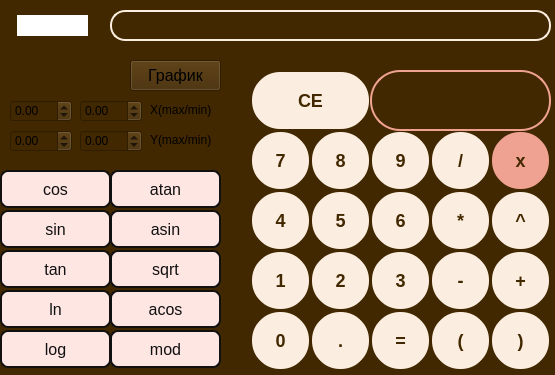
<?xml version="1.0" encoding="UTF-8"?>
<ui version="4.0">
 <class>MainWindow</class>
 <widget class="QMainWindow" name="MainWindow">
  <property name="geometry">
   <rect>
    <x>0</x>
    <y>0</y>
    <width>555</width>
    <height>375</height>
   </rect>
  </property>
  <property name="mouseTracking">
   <bool>false</bool>
  </property>
  <property name="windowTitle">
   <string>MainWindow</string>
  </property>
  <property name="styleSheet">
   <string notr="true">background-color: #422800;</string>
  </property>
  <widget class="QWidget" name="centralwidget">
   <widget class="QLabel" name="result_window">
    <property name="geometry">
     <rect>
      <x>110</x>
      <y>10</y>
      <width>441</width>
      <height>31</height>
     </rect>
    </property>
    <property name="font">
     <font>
      <pointsize>-1</pointsize>
      <bold>true</bold>
     </font>
    </property>
    <property name="layoutDirection">
     <enum>Qt::LeftToRight</enum>
    </property>
    <property name="styleSheet">
     <string notr="true">QLabel {
  background-color: #422800;
  border: 2px solid #fbeee0;
  border-radius: 15px;
  color: #fbeee0;
  font-weight: 600;
  font-size: 18px;
  padding: 0 18px;
  line-height: 50px;
  text-align: center;
}</string>
    </property>
    <property name="text">
     <string/>
    </property>
    <property name="alignment">
     <set>Qt::AlignRight|Qt::AlignTrailing|Qt::AlignVCenter</set>
    </property>
   </widget>
   <widget class="QPushButton" name="number_7">
    <property name="geometry">
     <rect>
      <x>250</x>
      <y>130</y>
      <width>61</width>
      <height>61</height>
     </rect>
    </property>
    <property name="styleSheet">
     <string notr="true">QPushButton {
  background-color: #fbeee0;
  border: 2px solid #422800;
  border-radius: 30px;
  color: #422800;
  font-weight: 600;
  font-size: 18px;
  padding: 0 18px;
  line-height: 50px;
  text-align: center;
}</string>
    </property>
    <property name="text">
     <string>7</string>
    </property>
    <property name="iconSize">
     <size>
      <width>50</width>
      <height>50</height>
     </size>
    </property>
   </widget>
   <widget class="QPushButton" name="number_8">
    <property name="geometry">
     <rect>
      <x>310</x>
      <y>130</y>
      <width>61</width>
      <height>61</height>
     </rect>
    </property>
    <property name="styleSheet">
     <string notr="true">QPushButton {
  background-color: #fbeee0;
  border: 2px solid #422800;
  border-radius: 30px;
  color: #422800;
  font-weight: 600;
  font-size: 18px;
  padding: 0 18px;
  line-height: 50px;
  text-align: center;
}</string>
    </property>
    <property name="text">
     <string>8</string>
    </property>
    <property name="iconSize">
     <size>
      <width>50</width>
      <height>50</height>
     </size>
    </property>
   </widget>
   <widget class="QPushButton" name="number_9">
    <property name="geometry">
     <rect>
      <x>370</x>
      <y>130</y>
      <width>61</width>
      <height>61</height>
     </rect>
    </property>
    <property name="styleSheet">
     <string notr="true">QPushButton {
  background-color: #fbeee0;
  border: 2px solid #422800;
  border-radius: 30px;
  color: #422800;
  font-weight: 600;
  font-size: 18px;
  padding: 0 18px;
  line-height: 50px;
  text-align: center;
}</string>
    </property>
    <property name="text">
     <string>9</string>
    </property>
    <property name="iconSize">
     <size>
      <width>50</width>
      <height>50</height>
     </size>
    </property>
   </widget>
   <widget class="QPushButton" name="button_div">
    <property name="geometry">
     <rect>
      <x>430</x>
      <y>130</y>
      <width>61</width>
      <height>61</height>
     </rect>
    </property>
    <property name="styleSheet">
     <string notr="true">QPushButton {
  background-color: #fbeee0;
  border: 2px solid #422800;
  border-radius: 30px;
  color: #422800;
  font-weight: 600;
  font-size: 18px;
  padding: 0 18px;
  line-height: 50px;
  text-align: center;
}</string>
    </property>
    <property name="text">
     <string>/</string>
    </property>
    <property name="iconSize">
     <size>
      <width>50</width>
      <height>50</height>
     </size>
    </property>
   </widget>
   <widget class="QPushButton" name="button_mult">
    <property name="geometry">
     <rect>
      <x>430</x>
      <y>190</y>
      <width>61</width>
      <height>61</height>
     </rect>
    </property>
    <property name="styleSheet">
     <string notr="true">QPushButton {
  background-color: #fbeee0;
  border: 2px solid #422800;
  border-radius: 30px;
  color: #422800;
  font-weight: 600;
  font-size: 18px;
  padding: 0 18px;
  line-height: 50px;
  text-align: center;
}</string>
    </property>
    <property name="text">
     <string>*</string>
    </property>
    <property name="iconSize">
     <size>
      <width>50</width>
      <height>50</height>
     </size>
    </property>
   </widget>
   <widget class="QPushButton" name="number_4">
    <property name="geometry">
     <rect>
      <x>250</x>
      <y>190</y>
      <width>61</width>
      <height>61</height>
     </rect>
    </property>
    <property name="styleSheet">
     <string notr="true">QPushButton {
  background-color: #fbeee0;
  border: 2px solid #422800;
  border-radius: 30px;
  color: #422800;
  font-weight: 600;
  font-size: 18px;
  padding: 0 18px;
  line-height: 50px;
  text-align: center;
}</string>
    </property>
    <property name="text">
     <string>4</string>
    </property>
    <property name="iconSize">
     <size>
      <width>50</width>
      <height>50</height>
     </size>
    </property>
   </widget>
   <widget class="QPushButton" name="mod">
    <property name="geometry">
     <rect>
      <x>110</x>
      <y>330</y>
      <width>111</width>
      <height>38</height>
     </rect>
    </property>
    <property name="font">
     <font>
      <family>.AppleSystemUIFont</family>
      <pointsize>-1</pointsize>
      <underline>false</underline>
      <strikeout>false</strikeout>
     </font>
    </property>
    <property name="styleSheet">
     <string notr="true">QPushButton{
  background-color: #fee6e3;
  border: 2px solid #111;
  border-radius: 8px;
  color: #111;
  font-size: 16px;
  height: 48px;
  line-height: 24px;
  max-width: 100%;
  padding: 0 25px;
  position: relative;
  text-align: center;
}</string>
    </property>
    <property name="text">
     <string>mod</string>
    </property>
    <property name="iconSize">
     <size>
      <width>50</width>
      <height>50</height>
     </size>
    </property>
   </widget>
   <widget class="QPushButton" name="number_6">
    <property name="geometry">
     <rect>
      <x>370</x>
      <y>190</y>
      <width>61</width>
      <height>61</height>
     </rect>
    </property>
    <property name="styleSheet">
     <string notr="true">QPushButton {
  background-color: #fbeee0;
  border: 2px solid #422800;
  border-radius: 30px;
  color: #422800;
  font-weight: 600;
  font-size: 18px;
  padding: 0 18px;
  line-height: 50px;
  text-align: center;
}</string>
    </property>
    <property name="text">
     <string>6</string>
    </property>
    <property name="iconSize">
     <size>
      <width>50</width>
      <height>50</height>
     </size>
    </property>
   </widget>
   <widget class="QPushButton" name="number_5">
    <property name="geometry">
     <rect>
      <x>310</x>
      <y>190</y>
      <width>61</width>
      <height>61</height>
     </rect>
    </property>
    <property name="styleSheet">
     <string notr="true">QPushButton {
  background-color: #fbeee0;
  border: 2px solid #422800;
  border-radius: 30px;
  color: #422800;
  font-weight: 600;
  font-size: 18px;
  padding: 0 18px;
  line-height: 50px;
  text-align: center;
}</string>
    </property>
    <property name="text">
     <string>5</string>
    </property>
    <property name="iconSize">
     <size>
      <width>50</width>
      <height>50</height>
     </size>
    </property>
   </widget>
   <widget class="QPushButton" name="button_minus">
    <property name="geometry">
     <rect>
      <x>430</x>
      <y>250</y>
      <width>61</width>
      <height>61</height>
     </rect>
    </property>
    <property name="styleSheet">
     <string notr="true">QPushButton {
  background-color: #fbeee0;
  border: 2px solid #422800;
  border-radius: 30px;
  color: #422800;
  font-weight: 600;
  font-size: 18px;
  padding: 0 18px;
  line-height: 50px;
  text-align: center;
}</string>
    </property>
    <property name="text">
     <string>-</string>
    </property>
    <property name="iconSize">
     <size>
      <width>50</width>
      <height>50</height>
     </size>
    </property>
   </widget>
   <widget class="QPushButton" name="number_1">
    <property name="geometry">
     <rect>
      <x>250</x>
      <y>250</y>
      <width>61</width>
      <height>61</height>
     </rect>
    </property>
    <property name="styleSheet">
     <string notr="true">QPushButton {
  background-color: #fbeee0;
  border: 2px solid #422800;
  border-radius: 30px;
  color: #422800;
  font-weight: 600;
  font-size: 18px;
  padding: 0 18px;
  line-height: 50px;
  text-align: center;
}</string>
    </property>
    <property name="text">
     <string>1</string>
    </property>
    <property name="iconSize">
     <size>
      <width>50</width>
      <height>50</height>
     </size>
    </property>
   </widget>
   <widget class="QPushButton" name="button_pow">
    <property name="geometry">
     <rect>
      <x>490</x>
      <y>190</y>
      <width>61</width>
      <height>61</height>
     </rect>
    </property>
    <property name="styleSheet">
     <string notr="true">QPushButton {
  background-color: #fbeee0;
  border: 2px solid #422800;
  border-radius: 30px;
  color: #422800;
  font-weight: 600;
  font-size: 18px;
  padding: 0 18px;
  line-height: 50px;
  text-align: center;
}</string>
    </property>
    <property name="text">
     <string>^</string>
    </property>
    <property name="iconSize">
     <size>
      <width>50</width>
      <height>50</height>
     </size>
    </property>
   </widget>
   <widget class="QPushButton" name="number_3">
    <property name="geometry">
     <rect>
      <x>370</x>
      <y>250</y>
      <width>61</width>
      <height>61</height>
     </rect>
    </property>
    <property name="styleSheet">
     <string notr="true">QPushButton {
  background-color: #fbeee0;
  border: 2px solid #422800;
  border-radius: 30px;
  color: #422800;
  font-weight: 600;
  font-size: 18px;
  padding: 0 18px;
  line-height: 50px;
  text-align: center;
}</string>
    </property>
    <property name="text">
     <string>3</string>
    </property>
    <property name="iconSize">
     <size>
      <width>50</width>
      <height>50</height>
     </size>
    </property>
   </widget>
   <widget class="QPushButton" name="number_2">
    <property name="geometry">
     <rect>
      <x>310</x>
      <y>250</y>
      <width>61</width>
      <height>61</height>
     </rect>
    </property>
    <property name="styleSheet">
     <string notr="true">QPushButton {
  background-color: #fbeee0;
  border: 2px solid #422800;
  border-radius: 30px;
  color: #422800;
  font-weight: 600;
  font-size: 18px;
  padding: 0 18px;
  line-height: 50px;
  text-align: center;
}</string>
    </property>
    <property name="text">
     <string>2</string>
    </property>
    <property name="iconSize">
     <size>
      <width>50</width>
      <height>50</height>
     </size>
    </property>
   </widget>
   <widget class="QPushButton" name="button_open">
    <property name="geometry">
     <rect>
      <x>430</x>
      <y>310</y>
      <width>61</width>
      <height>61</height>
     </rect>
    </property>
    <property name="styleSheet">
     <string notr="true">QPushButton {
  background-color: #fbeee0;
  border: 2px solid #422800;
  border-radius: 30px;
  color: #422800;
  font-weight: 600;
  font-size: 18px;
  padding: 0 18px;
  line-height: 50px;
  text-align: center;
}</string>
    </property>
    <property name="text">
     <string>(</string>
    </property>
    <property name="iconSize">
     <size>
      <width>50</width>
      <height>50</height>
     </size>
    </property>
   </widget>
   <widget class="QPushButton" name="number_0">
    <property name="geometry">
     <rect>
      <x>250</x>
      <y>310</y>
      <width>61</width>
      <height>61</height>
     </rect>
    </property>
    <property name="font">
     <font>
      <pointsize>-1</pointsize>
      <italic>false</italic>
      <bold>true</bold>
     </font>
    </property>
    <property name="styleSheet">
     <string notr="true">QPushButton {
  background-color: #fbeee0;
  border: 2px solid #422800;
  border-radius: 30px;
  color: #422800;
  font-weight: 600;
  font-size: 18px;
  padding: 0 18px;
  line-height: 50px;
  text-align: center;
}</string>
    </property>
    <property name="text">
     <string>0</string>
    </property>
    <property name="icon">
     <iconset>
      <normaloff>icons8-1-48.png</normaloff>icons8-1-48.png</iconset>
    </property>
    <property name="iconSize">
     <size>
      <width>60</width>
      <height>60</height>
     </size>
    </property>
    <property name="checkable">
     <bool>false</bool>
    </property>
    <property name="flat">
     <bool>false</bool>
    </property>
   </widget>
   <widget class="QPushButton" name="button_close">
    <property name="geometry">
     <rect>
      <x>490</x>
      <y>310</y>
      <width>61</width>
      <height>61</height>
     </rect>
    </property>
    <property name="styleSheet">
     <string notr="true">QPushButton {
  background-color: #fbeee0;
  border: 2px solid #422800;
  border-radius: 30px;
  color: #422800;
  font-weight: 600;
  font-size: 18px;
  padding: 0 18px;
  line-height: 50px;
  text-align: center;
}</string>
    </property>
    <property name="text">
     <string>)</string>
    </property>
    <property name="iconSize">
     <size>
      <width>50</width>
      <height>50</height>
     </size>
    </property>
   </widget>
   <widget class="QPushButton" name="show_result">
    <property name="geometry">
     <rect>
      <x>370</x>
      <y>310</y>
      <width>61</width>
      <height>61</height>
     </rect>
    </property>
    <property name="styleSheet">
     <string notr="true">QPushButton {
  background-color: #fbeee0;
  border: 2px solid #422800;
  border-radius: 30px;
  color: #422800;
  font-weight: 600;
  font-size: 18px;
  padding: 0 18px;
  line-height: 50px;
  text-align: center;
}</string>
    </property>
    <property name="text">
     <string>=</string>
    </property>
    <property name="iconSize">
     <size>
      <width>50</width>
      <height>50</height>
     </size>
    </property>
   </widget>
   <widget class="QPushButton" name="button_dot">
    <property name="geometry">
     <rect>
      <x>310</x>
      <y>310</y>
      <width>61</width>
      <height>61</height>
     </rect>
    </property>
    <property name="styleSheet">
     <string notr="true">QPushButton {
  background-color: #fbeee0;
  border: 2px solid #422800;
  border-radius: 30px;
  color: #422800;
  font-weight: 600;
  font-size: 18px;
  padding: 0 18px;
  line-height: 50px;
  text-align: center;
}</string>
    </property>
    <property name="text">
     <string>.</string>
    </property>
    <property name="iconSize">
     <size>
      <width>50</width>
      <height>50</height>
     </size>
    </property>
   </widget>
   <widget class="QPushButton" name="cos">
    <property name="geometry">
     <rect>
      <x>0</x>
      <y>170</y>
      <width>111</width>
      <height>38</height>
     </rect>
    </property>
    <property name="styleSheet">
     <string notr="true">QPushButton{
  background-color: #fee6e3;
  border: 2px solid #111;
  border-radius: 8px;
  color: #111;
  font-size: 16px;
  height: 48px;
  line-height: 24px;
  max-width: 100%;
  padding: 0 25px;
  position: relative;
  text-align: center;
}</string>
    </property>
    <property name="text">
     <string>cos</string>
    </property>
    <property name="iconSize">
     <size>
      <width>50</width>
      <height>50</height>
     </size>
    </property>
   </widget>
   <widget class="QPushButton" name="acos">
    <property name="geometry">
     <rect>
      <x>110</x>
      <y>290</y>
      <width>111</width>
      <height>38</height>
     </rect>
    </property>
    <property name="styleSheet">
     <string notr="true">QPushButton{
  background-color: #fee6e3;
  border: 2px solid #111;
  border-radius: 8px;
  color: #111;
  font-size: 16px;
  height: 48px;
  line-height: 24px;
  max-width: 100%;
  padding: 0 25px;
  position: relative;
  text-align: center;
}</string>
    </property>
    <property name="text">
     <string>acos</string>
    </property>
    <property name="iconSize">
     <size>
      <width>50</width>
      <height>50</height>
     </size>
    </property>
   </widget>
   <widget class="QPushButton" name="tan">
    <property name="geometry">
     <rect>
      <x>0</x>
      <y>250</y>
      <width>111</width>
      <height>38</height>
     </rect>
    </property>
    <property name="styleSheet">
     <string notr="true">QPushButton{
  background-color: #fee6e3;
  border: 2px solid #111;
  border-radius: 8px;
  color: #111;
  font-size: 16px;
  height: 48px;
  line-height: 24px;
  max-width: 100%;
  padding: 0 25px;
  position: relative;
  text-align: center;
}</string>
    </property>
    <property name="text">
     <string>tan</string>
    </property>
    <property name="iconSize">
     <size>
      <width>50</width>
      <height>50</height>
     </size>
    </property>
   </widget>
   <widget class="QPushButton" name="sin">
    <property name="geometry">
     <rect>
      <x>0</x>
      <y>210</y>
      <width>111</width>
      <height>38</height>
     </rect>
    </property>
    <property name="styleSheet">
     <string notr="true">QPushButton{
  background-color: #fee6e3;
  border: 2px solid #111;
  border-radius: 8px;
  color: #111;
  font-size: 16px;
  height: 48px;
  line-height: 24px;
  max-width: 100%;
  padding: 0 25px;
  position: relative;
  text-align: center;
}</string>
    </property>
    <property name="text">
     <string>sin</string>
    </property>
    <property name="iconSize">
     <size>
      <width>50</width>
      <height>50</height>
     </size>
    </property>
   </widget>
   <widget class="QPushButton" name="ln">
    <property name="geometry">
     <rect>
      <x>0</x>
      <y>290</y>
      <width>111</width>
      <height>38</height>
     </rect>
    </property>
    <property name="styleSheet">
     <string notr="true">QPushButton{
  background-color: #fee6e3;
  border: 2px solid #111;
  border-radius: 8px;
  color: #111;
  font-size: 16px;
  height: 48px;
  line-height: 24px;
  max-width: 100%;
  padding: 0 25px;
  position: relative;
  text-align: center;
}</string>
    </property>
    <property name="text">
     <string>ln</string>
    </property>
    <property name="iconSize">
     <size>
      <width>50</width>
      <height>50</height>
     </size>
    </property>
   </widget>
   <widget class="QPushButton" name="asin">
    <property name="geometry">
     <rect>
      <x>110</x>
      <y>210</y>
      <width>111</width>
      <height>38</height>
     </rect>
    </property>
    <property name="styleSheet">
     <string notr="true">QPushButton{
  background-color: #fee6e3;
  border: 2px solid #111;
  border-radius: 8px;
  color: #111;
  font-size: 16px;
  height: 48px;
  line-height: 24px;
  max-width: 100%;
  padding: 0 25px;
  position: relative;
  text-align: center;
}</string>
    </property>
    <property name="text">
     <string>asin</string>
    </property>
    <property name="iconSize">
     <size>
      <width>50</width>
      <height>50</height>
     </size>
    </property>
   </widget>
   <widget class="QPushButton" name="sqrt">
    <property name="geometry">
     <rect>
      <x>110</x>
      <y>250</y>
      <width>111</width>
      <height>38</height>
     </rect>
    </property>
    <property name="styleSheet">
     <string notr="true">QPushButton{
  background-color: #fee6e3;
  border: 2px solid #111;
  border-radius: 8px;
  color: #111;
  font-size: 16px;
  height: 48px;
  line-height: 24px;
  max-width: 100%;
  padding: 0 25px;
  position: relative;
  text-align: center;
}</string>
    </property>
    <property name="text">
     <string>sqrt</string>
    </property>
    <property name="iconSize">
     <size>
      <width>50</width>
      <height>50</height>
     </size>
    </property>
   </widget>
   <widget class="QPushButton" name="atan">
    <property name="geometry">
     <rect>
      <x>110</x>
      <y>170</y>
      <width>111</width>
      <height>38</height>
     </rect>
    </property>
    <property name="styleSheet">
     <string notr="true">QPushButton{
  background-color: #fee6e3;
  border: 2px solid #111;
  border-radius: 8px;
  color: #111;
  font-size: 16px;
  height: 48px;
  line-height: 24px;
  max-width: 100%;
  padding: 0 25px;
  position: relative;
  text-align: center;
}</string>
    </property>
    <property name="text">
     <string>atan</string>
    </property>
    <property name="iconSize">
     <size>
      <width>50</width>
      <height>50</height>
     </size>
    </property>
   </widget>
   <widget class="QPushButton" name="log">
    <property name="geometry">
     <rect>
      <x>0</x>
      <y>330</y>
      <width>111</width>
      <height>38</height>
     </rect>
    </property>
    <property name="styleSheet">
     <string notr="true">QPushButton{
  background-color: #fee6e3;
  border: 2px solid #111;
  border-radius: 8px;
  color: #111;
  font-size: 16px;
  height: 48px;
  line-height: 24px;
  max-width: 100%;
  padding: 0 25px;
  position: relative;
  text-align: center;
}</string>
    </property>
    <property name="text">
     <string>log</string>
    </property>
    <property name="iconSize">
     <size>
      <width>50</width>
      <height>50</height>
     </size>
    </property>
   </widget>
   <widget class="QPushButton" name="clear_str">
    <property name="geometry">
     <rect>
      <x>250</x>
      <y>70</y>
      <width>121</width>
      <height>61</height>
     </rect>
    </property>
    <property name="styleSheet">
     <string notr="true">QPushButton {
  background-color: #fbeee0;
  border: 2px solid #422800;
  border-radius: 30px;
  color: #422800;
  font-weight: 600;
  font-size: 18px;
  padding: 0 18px;
  line-height: 50px;
  text-align: center;
}</string>
    </property>
    <property name="text">
     <string>CE</string>
    </property>
    <property name="iconSize">
     <size>
      <width>50</width>
      <height>50</height>
     </size>
    </property>
   </widget>
   <widget class="QPushButton" name="button_plus">
    <property name="geometry">
     <rect>
      <x>490</x>
      <y>250</y>
      <width>61</width>
      <height>61</height>
     </rect>
    </property>
    <property name="styleSheet">
     <string notr="true">QPushButton {
  background-color: #fbeee0;
  border: 2px solid #422800;
  border-radius: 30px;
  color: #422800;
  font-weight: 600;
  font-size: 18px;
  padding: 0 18px;
  line-height: 50px;
  text-align: center;
}</string>
    </property>
    <property name="text">
     <string>+</string>
    </property>
    <property name="iconSize">
     <size>
      <width>50</width>
      <height>50</height>
     </size>
    </property>
   </widget>
   <widget class="QPushButton" name="x">
    <property name="geometry">
     <rect>
      <x>490</x>
      <y>130</y>
      <width>61</width>
      <height>61</height>
     </rect>
    </property>
    <property name="styleSheet">
     <string notr="true">QPushButton {
  background-color: #f0a292;
  border: 2px solid #422800;
  border-radius: 30px;
  color: #422800;
  font-weight: 600;
  font-size: 18px;
  padding: 0 18px;
  line-height: 50px;
  text-align: center;
}</string>
    </property>
    <property name="text">
     <string>x</string>
    </property>
    <property name="iconSize">
     <size>
      <width>50</width>
      <height>50</height>
     </size>
    </property>
   </widget>
   <widget class="QLabel" name="x_window">
    <property name="geometry">
     <rect>
      <x>370</x>
      <y>70</y>
      <width>181</width>
      <height>61</height>
     </rect>
    </property>
    <property name="focusPolicy">
     <enum>Qt::ClickFocus</enum>
    </property>
    <property name="layoutDirection">
     <enum>Qt::LeftToRight</enum>
    </property>
    <property name="styleSheet">
     <string notr="true">QLabel {
  background-color: #422800;
  border: 2px solid #f0a292;
  border-radius: 30px;
  color: #fbeee0;
  font-weight: 600;
  font-size: 18px;
  padding: 0 18px;
  line-height: 50px;
  text-align: center;
}</string>
    </property>
    <property name="text">
     <string/>
    </property>
    <property name="alignment">
     <set>Qt::AlignRight|Qt::AlignTrailing|Qt::AlignVCenter</set>
    </property>
   </widget>
   <widget class="QPushButton" name="build_graph">
    <property name="geometry">
     <rect>
      <x>130</x>
      <y>60</y>
      <width>91</width>
      <height>31</height>
     </rect>
    </property>
    <property name="font">
     <font>
      <family>.AppleSystemUIFont</family>
      <pointsize>-1</pointsize>
     </font>
    </property>
    <property name="styleSheet">
     <string notr="true">
font-size: 16px;</string>
    </property>
    <property name="text">
     <string>График</string>
    </property>
   </widget>
   <widget class="QDoubleSpinBox" name="x_max">
    <property name="geometry">
     <rect>
      <x>10</x>
      <y>100</y>
      <width>62</width>
      <height>22</height>
     </rect>
    </property>
    <property name="readOnly">
     <bool>false</bool>
    </property>
    <property name="buttonSymbols">
     <enum>QAbstractSpinBox::UpDownArrows</enum>
    </property>
    <property name="keyboardTracking">
     <bool>false</bool>
    </property>
    <property name="minimum">
     <double>-1000000.000000000000000</double>
    </property>
    <property name="maximum">
     <double>1000000.000000000000000</double>
    </property>
   </widget>
   <widget class="QDoubleSpinBox" name="x_min">
    <property name="geometry">
     <rect>
      <x>80</x>
      <y>100</y>
      <width>62</width>
      <height>22</height>
     </rect>
    </property>
    <property name="keyboardTracking">
     <bool>false</bool>
    </property>
    <property name="minimum">
     <double>-1000000.000000000000000</double>
    </property>
    <property name="maximum">
     <double>1000000.000000000000000</double>
    </property>
   </widget>
   <widget class="QDoubleSpinBox" name="y_max">
    <property name="geometry">
     <rect>
      <x>10</x>
      <y>130</y>
      <width>62</width>
      <height>22</height>
     </rect>
    </property>
    <property name="inputMethodHints">
     <set>Qt::ImhFormattedNumbersOnly</set>
    </property>
    <property name="readOnly">
     <bool>false</bool>
    </property>
    <property name="keyboardTracking">
     <bool>false</bool>
    </property>
    <property name="minimum">
     <double>-1000000.000000000000000</double>
    </property>
    <property name="maximum">
     <double>1000000.000000000000000</double>
    </property>
   </widget>
   <widget class="QDoubleSpinBox" name="y_min">
    <property name="geometry">
     <rect>
      <x>80</x>
      <y>130</y>
      <width>62</width>
      <height>22</height>
     </rect>
    </property>
    <property name="keyboardTracking">
     <bool>false</bool>
    </property>
    <property name="minimum">
     <double>-1000000.000000000000000</double>
    </property>
    <property name="maximum">
     <double>1000000.000000000000000</double>
    </property>
   </widget>
   <widget class="QLabel" name="label">
    <property name="geometry">
     <rect>
      <x>150</x>
      <y>100</y>
      <width>91</width>
      <height>19</height>
     </rect>
    </property>
    <property name="text">
     <string>X(max/min)</string>
    </property>
   </widget>
   <widget class="QLabel" name="label_2">
    <property name="geometry">
     <rect>
      <x>150</x>
      <y>130</y>
      <width>91</width>
      <height>19</height>
     </rect>
    </property>
    <property name="text">
     <string>Y(max/min)</string>
    </property>
   </widget>
   <widget class="QLabel" name="check_valid">
    <property name="geometry">
     <rect>
      <x>17</x>
      <y>15</y>
      <width>71</width>
      <height>21</height>
     </rect>
    </property>
    <property name="styleSheet">
     <string notr="true">background-color: white;
color: black;</string>
    </property>
    <property name="text">
     <string/>
    </property>
   </widget>
  </widget>
 </widget>
 <resources/>
 <connections/>
</ui>
